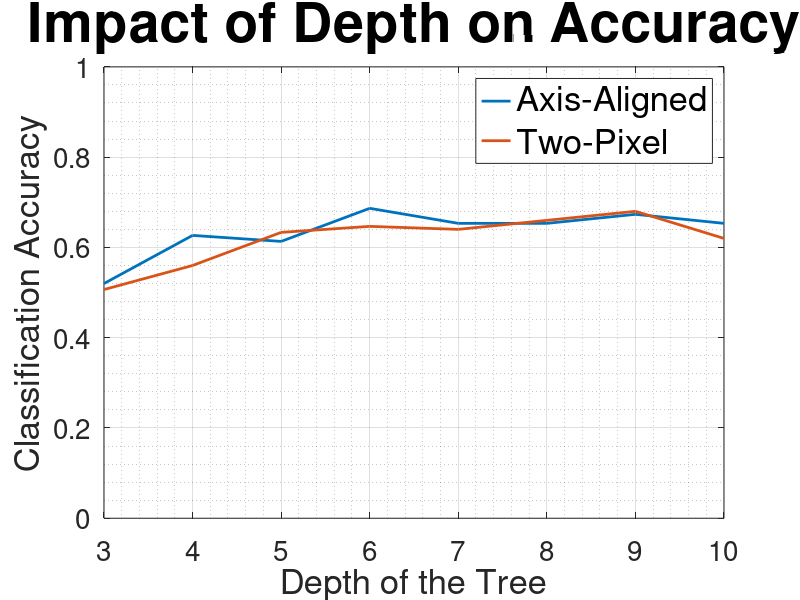

Write MATLAB code to recreate this figure. (Note: this script raises an error after producing the figure.)
load kmeans_codebook_variation_with_depth.mat

figure(1)
plot(depth, accuracy_rf_all(2,:,1), 'LineWidth', 2);
hold on;
plot(depth, accuracy_rf_all(2,:,2), 'LineWidth', 2);
axis([3 10 0 1]);
set(gca,'fontsize',20);
grid on; grid minor;
title('Impact of Depth on Accuracy','FontSize',40);
xlabel('Depth of the Tree', 'FontSize', 25);
ylabel('Classification Accuracy', 'FontSize', 25);
legend({'Axis-Aligned', 'Two-Pixel', 'Linear', 'Quadratic', 'Cubic'}, 'FontSize', 25);
scale_graph;

